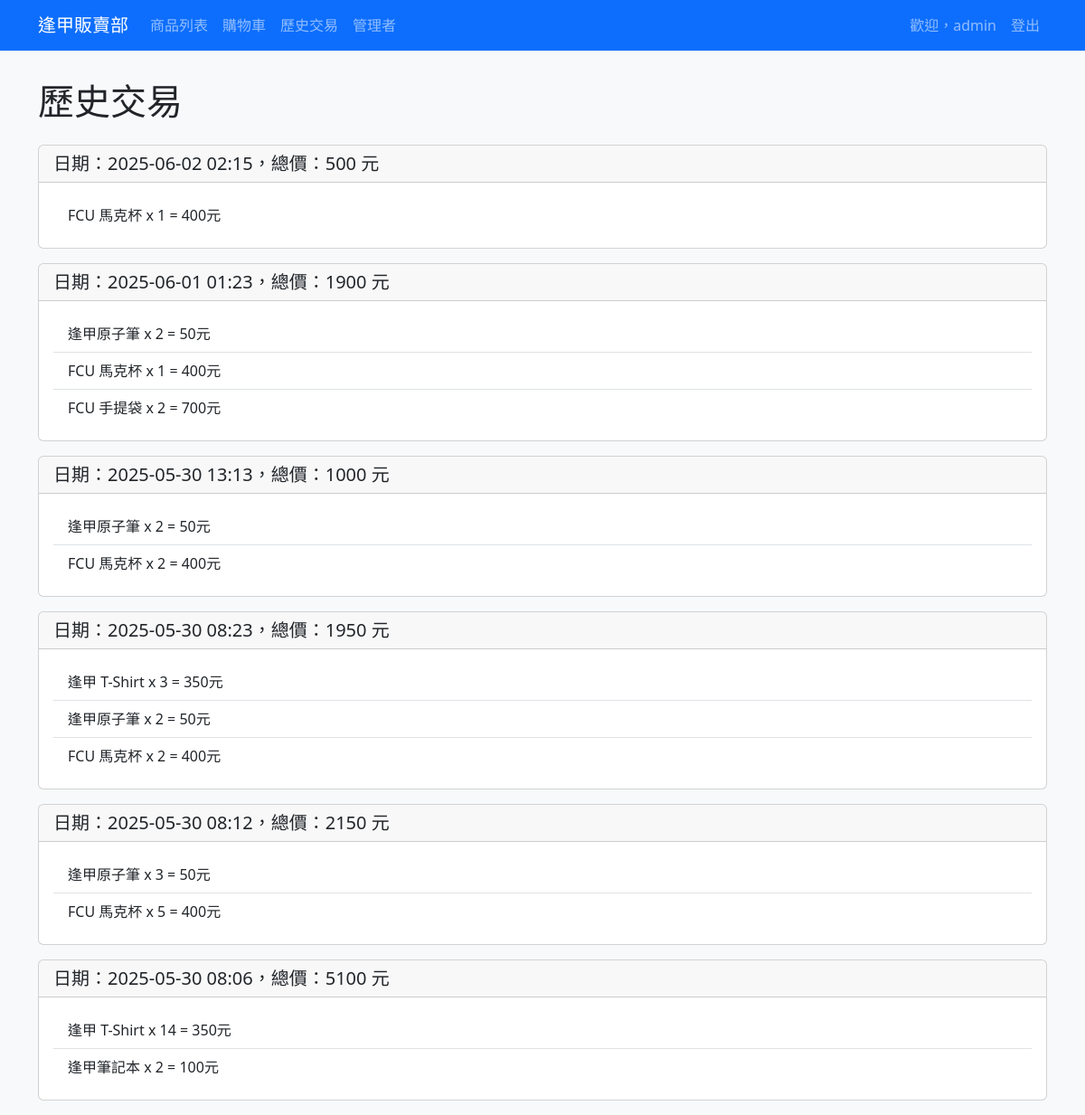
Page /history/ (signed in) on the committed database.
### shop/models.py (models this page shows, shortened)
class PurchaseRecord(models.Model):
    user = models.ForeignKey(User, on_delete=models.CASCADE)
    created_at = models.DateTimeField(auto_now_add=True)
    total_price = models.DecimalField(max_digits=10, decimal_places=2)
    items = models.ManyToManyField(Product, through='PurchaseItem')

class PurchaseItem(models.Model):
    purchase = models.ForeignKey(PurchaseRecord, on_delete=models.CASCADE)
    product = models.ForeignKey(Product, on_delete=models.CASCADE)
    quantity = models.PositiveIntegerField()
    price = models.DecimalField(max_digits=8, decimal_places=2)  # 單價

class Product(models.Model):
    name = models.CharField(max_length=100)
    image = models.ImageField(upload_to='products/')
    price = models.DecimalField(max_digits=8, decimal_places=2)
    description = models.TextField(max_length=1000)

### shop/views.py (the view)
# urls.py: path('history/', views.history, name='history'),
@login_required
def history(request):
    records = PurchaseRecord.objects.filter(user=request.user).order_by('-created_at')
    return render(request, 'shop/history.html', {'records': records})

### templates/shop/history.html (shortened to what this page needs)
{% extends 'base.html' %}
{% block content %}
<h1 class="mb-4">歷史交易</h1>
{% for record in records %}
<div class="card mb-3">
    <div class="card-header">
        <h3 class="h5 mb-0">日期：{{ record.created_at|date:'Y-m-d H:i' }}，總價：{{ record.total_price|floatformat:0 }} 元</h3>
    </div>
    <div class="card-body">
        <ul class="list-group list-group-flush">
            {% for item in record.purchaseitem_set.all %}
            <li class="list-group-item">{{ item.product.name }} x {{ item.quantity }} = {{ item.price|floatformat:0 }}元</li>
            {% endfor %}
        </ul>
    </div>
</div>
{% empty %}
<div class="alert alert-info">
    尚無交易紀錄。
</div>
{% endfor %}
{% endblock %}

### templates/base.html (shortened to what this page needs)
{% load static %}
<!DOCTYPE html>
<html lang="zh-Hant">
<head>
    <link href="https://cdn.jsdelivr.net/npm/bootstrap@5.3.0/dist/css/bootstrap.min.css" rel="stylesheet">
    <link rel="stylesheet" href="{% static 'css/style.css' %}">
</head>
<body style="background-image: url('{% static 'img/background.jpg' %}'); background-size: cover;">
    <nav class="navbar navbar-expand-lg navbar-dark bg-primary">
        <div class="container">
            <a class="navbar-brand" href="/">逢甲販賣部</a>
            <div class="collapse navbar-collapse" id="navbarNav">
                <ul class="navbar-nav me-auto">
                    <li class="nav-item">
                        <a class="nav-link" href="/product_list/">商品列表</a>
                    </li>
                    <li class="nav-item">
                        <a class="nav-link" href="/checkout/">購物車</a>
                    </li>
                    <li class="nav-item">
                        <a class="nav-link" href="/history/">歷史交易</a>
                    </li>
                    <li class="nav-item">
                        <a class="nav-link" href="/admin/" target="_blank">管理者</a>
                    </li>
                </ul>
                <ul class="navbar-nav">
                    {% if user.is_authenticated %}
                        <li class="nav-item">
                            <span class="nav-link">歡迎，{{ user.username }}</span>
                        </li>
                        <li class="nav-item">
                            <form action="{% url 'logout' %}" method="post" class="form-inline">
                                <button type="submit" class="nav-link btn btn-link" style="color: rgba(255,255,255,.55);">登出</button>
                            </form>
                        </li>
                    {% else %}
                        <li class="nav-item">
                            <a class="nav-link" href="{% url 'login' %}">登入</a>
                        </li>
                    {% endif %}
                </ul>
            </div>
        </div>
    </nav>
    <div class="container mt-4">
        {% block content %}{% endblock %}
    </div>
</body>
</html>

### static/css/style.css (style rules this page uses)
body { background-color: #f8f9fa; }
.navbar { margin-bottom: 2rem; }

### rows in the picture
PurchaseRecord: created_at "2025-06-02 02:15", total_price "500"
PurchaseItem: product.name "FCU 馬克杯", quantity "1", price "400"
PurchaseRecord: created_at "2025-06-01 01:23", total_price "1900"
PurchaseItem: product.name "逢甲原子筆", quantity "2", price "50"
PurchaseItem: product.name "FCU 馬克杯", quantity "1", price "400"
PurchaseItem: product.name "FCU 手提袋", quantity "2", price "700"
PurchaseRecord: created_at "2025-05-30 13:13", total_price "1000"
PurchaseItem: product.name "逢甲原子筆", quantity "2", price "50"
PurchaseItem: product.name "FCU 馬克杯", quantity "2", price "400"
PurchaseRecord: created_at "2025-05-30 08:23", total_price "1950"
PurchaseItem: product.name "逢甲 T-Shirt", quantity "3", price "350"
PurchaseItem: product.name "逢甲原子筆", quantity "2", price "50"
PurchaseItem: product.name "FCU 馬克杯", quantity "2", price "400"
PurchaseRecord: created_at "2025-05-30 08:12", total_price "2150"
PurchaseItem: product.name "逢甲原子筆", quantity "3", price "50"
PurchaseItem: product.name "FCU 馬克杯", quantity "5", price "400"
PurchaseRecord: created_at "2025-05-30 08:06", total_price "5100"
PurchaseItem: product.name "逢甲 T-Shirt", quantity "14", price "350"
PurchaseItem: product.name "逢甲筆記本", quantity "2", price "100"

### other values in the picture
{{ user.username }} "admin"
